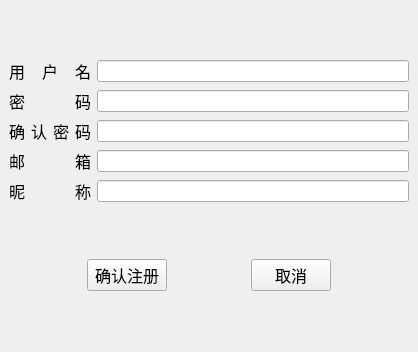
<?xml version="1.0" encoding="UTF-8"?>
<ui version="4.0">
 <class>RegisterWindow</class>
 <widget class="QMainWindow" name="RegisterWindow">
  <property name="geometry">
   <rect>
    <x>0</x>
    <y>0</y>
    <width>418</width>
    <height>352</height>
   </rect>
  </property>
  <property name="windowTitle">
   <string>MainWindow</string>
  </property>
  <widget class="QWidget" name="centralwidget">
   <layout class="QVBoxLayout" name="verticalLayout">
    <item>
     <layout class="QGridLayout" name="gridLayout">
      <item row="2" column="0">
       <layout class="QHBoxLayout" name="horizontalLayout_4">
        <item>
         <widget class="QLabel" name="label_3">
          <property name="font">
           <font>
            <pointsize>12</pointsize>
           </font>
          </property>
          <property name="text">
           <string>确</string>
          </property>
          <property name="alignment">
           <set>Qt::AlignmentFlag::AlignLeading|Qt::AlignmentFlag::AlignLeft|Qt::AlignmentFlag::AlignVCenter</set>
          </property>
         </widget>
        </item>
        <item>
         <widget class="QLabel" name="label_7">
          <property name="font">
           <font>
            <pointsize>12</pointsize>
           </font>
          </property>
          <property name="text">
           <string>认</string>
          </property>
          <property name="alignment">
           <set>Qt::AlignmentFlag::AlignCenter</set>
          </property>
         </widget>
        </item>
        <item>
         <widget class="QLabel" name="label_8">
          <property name="font">
           <font>
            <pointsize>12</pointsize>
           </font>
          </property>
          <property name="text">
           <string>密</string>
          </property>
          <property name="alignment">
           <set>Qt::AlignmentFlag::AlignCenter</set>
          </property>
         </widget>
        </item>
        <item>
         <widget class="QLabel" name="label_9">
          <property name="font">
           <font>
            <pointsize>12</pointsize>
           </font>
          </property>
          <property name="text">
           <string>码</string>
          </property>
          <property name="alignment">
           <set>Qt::AlignmentFlag::AlignRight|Qt::AlignmentFlag::AlignTrailing|Qt::AlignmentFlag::AlignVCenter</set>
          </property>
         </widget>
        </item>
       </layout>
      </item>
      <item row="0" column="0">
       <layout class="QHBoxLayout" name="horizontalLayout_2">
        <property name="spacing">
         <number>0</number>
        </property>
        <item>
         <widget class="QLabel" name="label">
          <property name="font">
           <font>
            <pointsize>12</pointsize>
           </font>
          </property>
          <property name="text">
           <string>用</string>
          </property>
          <property name="alignment">
           <set>Qt::AlignmentFlag::AlignLeading|Qt::AlignmentFlag::AlignLeft|Qt::AlignmentFlag::AlignVCenter</set>
          </property>
         </widget>
        </item>
        <item>
         <widget class="QLabel" name="label_4">
          <property name="font">
           <font>
            <pointsize>12</pointsize>
           </font>
          </property>
          <property name="text">
           <string>户</string>
          </property>
          <property name="alignment">
           <set>Qt::AlignmentFlag::AlignCenter</set>
          </property>
         </widget>
        </item>
        <item>
         <widget class="QLabel" name="label_5">
          <property name="font">
           <font>
            <pointsize>12</pointsize>
           </font>
          </property>
          <property name="text">
           <string>名</string>
          </property>
          <property name="alignment">
           <set>Qt::AlignmentFlag::AlignRight|Qt::AlignmentFlag::AlignTrailing|Qt::AlignmentFlag::AlignVCenter</set>
          </property>
         </widget>
        </item>
       </layout>
      </item>
      <item row="3" column="1">
       <widget class="QLineEdit" name="email_edit"/>
      </item>
      <item row="0" column="1">
       <widget class="QLineEdit" name="username_edit"/>
      </item>
      <item row="1" column="1">
       <widget class="QLineEdit" name="pwd_edit"/>
      </item>
      <item row="1" column="0">
       <layout class="QHBoxLayout" name="horizontalLayout_3">
        <property name="spacing">
         <number>0</number>
        </property>
        <item>
         <widget class="QLabel" name="label_2">
          <property name="font">
           <font>
            <pointsize>12</pointsize>
           </font>
          </property>
          <property name="text">
           <string>密</string>
          </property>
          <property name="alignment">
           <set>Qt::AlignmentFlag::AlignLeading|Qt::AlignmentFlag::AlignLeft|Qt::AlignmentFlag::AlignVCenter</set>
          </property>
         </widget>
        </item>
        <item>
         <widget class="QLabel" name="label_6">
          <property name="font">
           <font>
            <pointsize>12</pointsize>
           </font>
          </property>
          <property name="text">
           <string>码</string>
          </property>
          <property name="alignment">
           <set>Qt::AlignmentFlag::AlignRight|Qt::AlignmentFlag::AlignTrailing|Qt::AlignmentFlag::AlignVCenter</set>
          </property>
         </widget>
        </item>
       </layout>
      </item>
      <item row="2" column="1">
       <widget class="QLineEdit" name="pwd_confirm_edit"/>
      </item>
      <item row="3" column="0">
       <layout class="QHBoxLayout" name="horizontalLayout_5">
        <item>
         <widget class="QLabel" name="label_10">
          <property name="font">
           <font>
            <pointsize>12</pointsize>
           </font>
          </property>
          <property name="text">
           <string>邮</string>
          </property>
          <property name="alignment">
           <set>Qt::AlignmentFlag::AlignLeading|Qt::AlignmentFlag::AlignLeft|Qt::AlignmentFlag::AlignVCenter</set>
          </property>
         </widget>
        </item>
        <item>
         <widget class="QLabel" name="label_11">
          <property name="font">
           <font>
            <pointsize>12</pointsize>
           </font>
          </property>
          <property name="text">
           <string>箱</string>
          </property>
          <property name="alignment">
           <set>Qt::AlignmentFlag::AlignRight|Qt::AlignmentFlag::AlignTrailing|Qt::AlignmentFlag::AlignVCenter</set>
          </property>
         </widget>
        </item>
       </layout>
      </item>
      <item row="4" column="1">
       <widget class="QLineEdit" name="nickname_edit"/>
      </item>
      <item row="4" column="0">
       <layout class="QHBoxLayout" name="horizontalLayout_6">
        <item>
         <widget class="QLabel" name="label_12">
          <property name="font">
           <font>
            <pointsize>12</pointsize>
           </font>
          </property>
          <property name="text">
           <string>昵</string>
          </property>
         </widget>
        </item>
        <item>
         <widget class="QLabel" name="label_13">
          <property name="font">
           <font>
            <pointsize>12</pointsize>
           </font>
          </property>
          <property name="text">
           <string>称</string>
          </property>
          <property name="alignment">
           <set>Qt::AlignmentFlag::AlignRight|Qt::AlignmentFlag::AlignTrailing|Qt::AlignmentFlag::AlignVCenter</set>
          </property>
         </widget>
        </item>
       </layout>
      </item>
     </layout>
    </item>
    <item>
     <layout class="QHBoxLayout" name="horizontalLayout">
      <item>
       <spacer name="horizontalSpacer_2">
        <property name="orientation">
         <enum>Qt::Orientation::Horizontal</enum>
        </property>
        <property name="sizeHint" stdset="0">
         <size>
          <width>40</width>
          <height>20</height>
         </size>
        </property>
       </spacer>
      </item>
      <item>
       <widget class="QPushButton" name="register_button">
        <property name="font">
         <font>
          <pointsize>12</pointsize>
         </font>
        </property>
        <property name="text">
         <string>确认注册</string>
        </property>
       </widget>
      </item>
      <item>
       <spacer name="horizontalSpacer">
        <property name="orientation">
         <enum>Qt::Orientation::Horizontal</enum>
        </property>
        <property name="sizeHint" stdset="0">
         <size>
          <width>40</width>
          <height>20</height>
         </size>
        </property>
       </spacer>
      </item>
      <item>
       <widget class="QPushButton" name="cancel_button">
        <property name="font">
         <font>
          <pointsize>12</pointsize>
         </font>
        </property>
        <property name="text">
         <string>取消</string>
        </property>
       </widget>
      </item>
      <item>
       <spacer name="horizontalSpacer_3">
        <property name="orientation">
         <enum>Qt::Orientation::Horizontal</enum>
        </property>
        <property name="sizeHint" stdset="0">
         <size>
          <width>40</width>
          <height>20</height>
         </size>
        </property>
       </spacer>
      </item>
     </layout>
    </item>
   </layout>
  </widget>
 </widget>
 <resources/>
 <connections/>
</ui>
